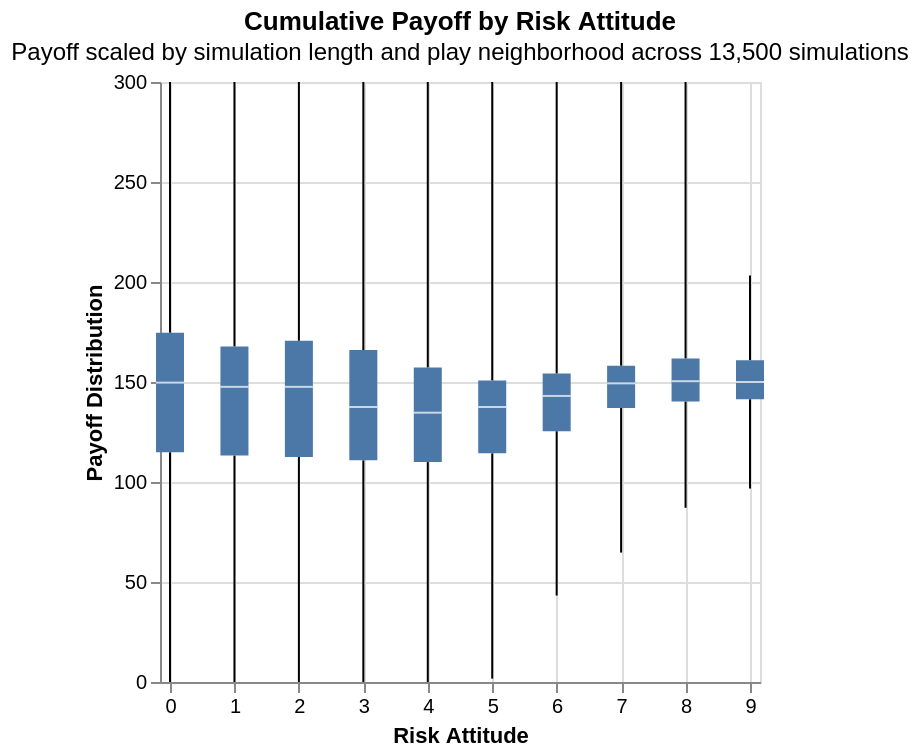

Notebook cell for this chart:
### Markdown cell above
Now plot scaled payoff distribution by risk attitude.

### Code cell
alt.data_transformers.enable("vegafusion")

payoffchart_title = alt.TitleParams(
    "Cumulative Payoff by Risk Attitude",
    subtitle=f"Payoff scaled by simulation length and play neighborhood across {num_simulation_runs:,} simulations"
)

cum_payoff_boxplot = alt.Chart(agents_last_round_df, title=payoffchart_title).mark_boxplot(extent='min-max').encode(
    x=alt.X("risk_attitude", title="Risk Attitude").scale(domain=[0, 9]),
    y=alt.X("scaled_points", title="Payoff Distribution"),
) 
cum_payoff_boxplot

### Figure 1 — Vega specification as saved in the notebook (floating-point values rounded to 4 significant figures)
{"$schema": "https://vega.github.io/schema/vega/v6.json", "data": [{"name": "source_0"}, {"name": "data_0", "values": [{"lower_box_scaled_points": 109.9, "lower_whisker_scaled_points": 0.0, "mid_box_scaled_points": 134.7, "risk_attitude": 4, "upper_box_scaled_points": 157.3, "upper_whisker_scaled_points": 300.0}, {"lower_box_scaled_points": 125.4, "lower_whisker_scaled_points": 43.22, "mid_box_scaled_points": 143.0, "risk_attitude": 6, "upper_box_scaled_points": 154.3, "upper_whisker_scaled_points": 300.0}, {"lower_box_scaled_points": 137.0, "lower_whisker_scaled_points": 64.71, "mid_box_scaled_points": 149.3, "risk_attitude": 7, "upper_box_scaled_points": 158.1, "upper_whisker_scaled_points": 300.0}, {"lower_box_scaled_points": 114.3, "lower_whisker_scaled_points": 1.695, "mid_box_scaled_points": 137.5, "risk_attitude": 5, "upper_box_scaled_points": 150.8, "upper_whisker_scaled_points": 300.0}, {"lower_box_scaled_points": 141.4, "lower_whisker_scaled_points": 96.77, "mid_box_scaled_points": 150.0, "risk_attitude": 9, "upper_box_scaled_points": 160.9, "upper_whisker_scaled_points": 203.2}, {"lower_box_scaled_points": 113.2, "lower_whisker_scaled_points": 0.0, "mid_box_scaled_points": 147.6, "risk_attitude": 1, "upper_box_scaled_points": 167.8, "upper_whisker_scaled_points": 300.0}, {"lower_box_scaled_points": 114.9, "lower_whisker_scaled_points": 0.0, "mid_box_scaled_points": 149.7, "risk_attitude": 0, "upper_box_scaled_points": 174.6, "upper_whisker_scaled_points": 300.0}, {"lower_box_scaled_points": 140.3, "lower_whisker_scaled_points": 87.1, "mid_box_scaled_points": 150.4, "risk_attitude": 8, "upper_box_scaled_points": 161.7, "upper_whisker_scaled_points": 300.0}, {"lower_box_scaled_points": 110.8, "lower_whisker_scaled_points": 0.0, "mid_box_scaled_points": 137.5, "risk_attitude": 3, "upper_box_scaled_points": 166.0, "upper_whisker_scaled_points": 300.0}, {"lower_box_scaled_points": 112.5, "lower_whisker_scaled_points": 0.0, "mid_box_scaled_points": 147.6, "risk_attitude": 2, "upper_box_scaled_points": 170.6, "upper_whisker_scaled_points": 300.0}]}, {"name": "data_1", "values": [{"lower_box_scaled_points": 109.9, "lower_whisker_scaled_points": 0.0, "mid_box_scaled_points": 134.7, "risk_attitude": 4, "upper_box_scaled_points": 157.3, "upper_whisker_scaled_points": 300.0}, {"lower_box_scaled_points": 125.4, "lower_whisker_scaled_points": 43.22, "mid_box_scaled_points": 143.0, "risk_attitude": 6, "upper_box_scaled_points": 154.3, "upper_whisker_scaled_points": 300.0}, {"lower_box_scaled_points": 137.0, "lower_whisker_scaled_points": 64.71, "mid_box_scaled_points": 149.3, "risk_attitude": 7, "upper_box_scaled_points": 158.1, "upper_whisker_scaled_points": 300.0}, {"lower_box_scaled_points": 114.3, "lower_whisker_scaled_points": 1.695, "mid_box_scaled_points": 137.5, "risk_attitude": 5, "upper_box_scaled_points": 150.8, "upper_whisker_scaled_points": 300.0}, {"lower_box_scaled_points": 141.4, "lower_whisker_scaled_points": 96.77, "mid_box_scaled_points": 150.0, "risk_attitude": 9, "upper_box_scaled_points": 160.9, "upper_whisker_scaled_points": 203.2}, {"lower_box_scaled_points": 113.2, "lower_whisker_scaled_points": 0.0, "mid_box_scaled_points": 147.6, "risk_attitude": 1, "upper_box_scaled_points": 167.8, "upper_whisker_scaled_points": 300.0}, {"lower_box_scaled_points": 114.9, "lower_whisker_scaled_points": 0.0, "mid_box_scaled_points": 149.7, "risk_attitude": 0, "upper_box_scaled_points": 174.6, "upper_whisker_scaled_points": 300.0}, {"lower_box_scaled_points": 140.3, "lower_whisker_scaled_points": 87.1, "mid_box_scaled_points": 150.4, "risk_attitude": 8, "upper_box_scaled_points": 161.7, "upper_whisker_scaled_points": 300.0}, {"lower_box_scaled_points": 110.8, "lower_whisker_scaled_points": 0.0, "mid_box_scaled_points": 137.5, "risk_attitude": 3, "upper_box_scaled_points": 166.0, "upper_whisker_scaled_points": 300.0}, {"lower_box_scaled_points": 112.5, "lower_whisker_scaled_points": 0.0, "mid_box_scaled_points": 147.6, "risk_attitude": 2, "upper_box_scaled_points": 170.6, "upper_whisker_scaled_points": 300.0}]}, {"name": "data_2", "values": [{"lower_box_scaled_points": 109.9, "lower_whisker_scaled_points": 0.0, "mid_box_scaled_points": 134.7, "risk_attitude": 4, "upper_box_scaled_points": 157.3, "upper_whisker_scaled_points": 300.0}, {"lower_box_scaled_points": 125.4, "lower_whisker_scaled_points": 43.22, "mid_box_scaled_points": 143.0, "risk_attitude": 6, "upper_box_scaled_points": 154.3, "upper_whisker_scaled_points": 300.0}, {"lower_box_scaled_points": 137.0, "lower_whisker_scaled_points": 64.71, "mid_box_scaled_points": 149.3, "risk_attitude": 7, "upper_box_scaled_points": 158.1, "upper_whisker_scaled_points": 300.0}, {"lower_box_scaled_points": 114.3, "lower_whisker_scaled_points": 1.695, "mid_box_scaled_points": 137.5, "risk_attitude": 5, "upper_box_scaled_points": 150.8, "upper_whisker_scaled_points": 300.0}, {"lower_box_scaled_points": 141.4, "lower_whisker_scaled_points": 96.77, "mid_box_scaled_points": 150.0, "risk_attitude": 9, "upper_box_scaled_points": 160.9, "upper_whisker_scaled_points": 203.2}, {"lower_box_scaled_points": 113.2, "lower_whisker_scaled_points": 0.0, "mid_box_scaled_points": 147.6, "risk_attitude": 1, "upper_box_scaled_points": 167.8, "upper_whisker_scaled_points": 300.0}, {"lower_box_scaled_points": 114.9, "lower_whisker_scaled_points": 0.0, "mid_box_scaled_points": 149.7, "risk_attitude": 0, "upper_box_scaled_points": 174.6, "upper_whisker_scaled_points": 300.0}, {"lower_box_scaled_points": 140.3, "lower_whisker_scaled_points": 87.1, "mid_box_scaled_points": 150.4, "risk_attitude": 8, "upper_box_scaled_points": 161.7, "upper_whisker_scaled_points": 300.0}, {"lower_box_scaled_points": 110.8, "lower_whisker_scaled_points": 0.0, "mid_box_scaled_points": 137.5, "risk_attitude": 3, "upper_box_scaled_points": 166.0, "upper_whisker_scaled_points": 300.0}, {"lower_box_scaled_points": 112.5, "lower_whisker_scaled_points": 0.0, "mid_box_scaled_points": 147.6, "risk_attitude": 2, "upper_box_scaled_points": 170.6, "upper_whisker_scaled_points": 300.0}]}, {"name": "data_3", "values": [{"lower_box_scaled_points": 109.9, "lower_whisker_scaled_points": 0.0, "mid_box_scaled_points": 134.7, "risk_attitude": 4, "upper_box_scaled_points": 157.3, "upper_whisker_scaled_points": 300.0}, {"lower_box_scaled_points": 125.4, "lower_whisker_scaled_points": 43.22, "mid_box_scaled_points": 143.0, "risk_attitude": 6, "upper_box_scaled_points": 154.3, "upper_whisker_scaled_points": 300.0}, {"lower_box_scaled_points": 137.0, "lower_whisker_scaled_points": 64.71, "mid_box_scaled_points": 149.3, "risk_attitude": 7, "upper_box_scaled_points": 158.1, "upper_whisker_scaled_points": 300.0}, {"lower_box_scaled_points": 114.3, "lower_whisker_scaled_points": 1.695, "mid_box_scaled_points": 137.5, "risk_attitude": 5, "upper_box_scaled_points": 150.8, "upper_whisker_scaled_points": 300.0}, {"lower_box_scaled_points": 141.4, "lower_whisker_scaled_points": 96.77, "mid_box_scaled_points": 150.0, "risk_attitude": 9, "upper_box_scaled_points": 160.9, "upper_whisker_scaled_points": 203.2}, {"lower_box_scaled_points": 113.2, "lower_whisker_scaled_points": 0.0, "mid_box_scaled_points": 147.6, "risk_attitude": 1, "upper_box_scaled_points": 167.8, "upper_whisker_scaled_points": 300.0}, {"lower_box_scaled_points": 114.9, "lower_whisker_scaled_points": 0.0, "mid_box_scaled_points": 149.7, "risk_attitude": 0, "upper_box_scaled_points": 174.6, "upper_whisker_scaled_points": 300.0}, {"lower_box_scaled_points": 140.3, "lower_whisker_scaled_points": 87.1, "mid_box_scaled_points": 150.4, "risk_attitude": 8, "upper_box_scaled_points": 161.7, "upper_whisker_scaled_points": 300.0}, {"lower_box_scaled_points": 110.8, "lower_whisker_scaled_points": 0.0, "mid_box_scaled_points": 137.5, "risk_attitude": 3, "upper_box_scaled_points": 166.0, "upper_whisker_scaled_points": 300.0}, {"lower_box_scaled_points": 112.5, "lower_whisker_scaled_points": 0.0, "mid_box_scaled_points": 147.6, "risk_attitude": 2, "upper_box_scaled_points": 170.6, "upper_whisker_scaled_points": 300.0}]}], "marks": [{"type": "rule", "name": "layer_0_marks", "from": {"data": "data_0"}, "encode": {"update": {"y2": {"field": "lower_box_scaled_points", "scale": "y"}, "x": {"field": "risk_attitude", "scale": "x"}, "stroke": {"value": "black"}, "y": {"field": "lower_whisker_scaled_points", "scale": "y"}, "tooltip": {"signal": "{\"Max of Payoff Distribution\": format(datum[\"upper_whisker_scaled_points\"], \"\"), \"Q3 of Payoff Distribution\": format(datum[\"upper_box_scaled_points\"], \"\"), \"Median of Payoff Distribution\": format(datum[\"mid_box_scaled_points\"], \"\"), \"Q1 of Payoff Distribution\": format(datum[\"lower_box_scaled_points\"], \"\"), \"Min of Payoff Distribution\": format(datum[\"lower_whisker_scaled_points\"], \"\"), \"Risk Attitude\": format(datum[\"risk_attitude\"], \"\")}"}}}, "style": ["rule", "boxplot-rule"], "aria": false}, {"type": "rule", "name": "layer_1_marks", "from": {"data": "data_1"}, "encode": {"update": {"stroke": {"value": "black"}, "tooltip": {"signal": "{\"Max of Payoff Distribution\": format(datum[\"upper_whisker_scaled_points\"], \"\"), \"Q3 of Payoff Distribution\": format(datum[\"upper_box_scaled_points\"], \"\"), \"Median of Payoff Distribution\": format(datum[\"mid_box_scaled_points\"], \"\"), \"Q1 of Payoff Distribution\": format(datum[\"lower_box_scaled_points\"], \"\"), \"Min of Payoff Distribution\": format(datum[\"lower_whisker_scaled_points\"], \"\"), \"Risk Attitude\": format(datum[\"risk_attitude\"], \"\")}"}, "y2": {"field": "upper_whisker_scaled_points", "scale": "y"}, "x": {"field": "risk_attitude", "scale": "x"}, "y": {"field": "upper_box_scaled_points", "scale": "y"}}}, "style": ["rule", "boxplot-rule"], "aria": false}, {"type": "rect", "name": "layer_2_marks", "from": {"data": "data_2"}, "encode": {"update": {"width": {"value": 14}, "fill": {"value": "#4c78a8"}, "y": {"field": "lower_box_scaled_points", "scale": "y"}, "y2": {"field": "upper_box_scaled_points", "scale": "y"}, "tooltip": {"signal": "{\"Max of Payoff Distribution\": format(datum[\"upper_whisker_scaled_points\"], \"\"), \"Q3 of Payoff Distribution\": format(datum[\"upper_box_scaled_points\"], \"\"), \"Median of Payoff Distribution\": format(datum[\"mid_box_scaled_points\"], \"\"), \"Q1 of Payoff Distribution\": format(datum[\"lower_box_scaled_points\"], \"\"), \"Min of Payoff Distribution\": format(datum[\"lower_whisker_scaled_points\"], \"\"), \"Risk Attitude\": format(datum[\"risk_attitude\"], \"\")}"}, "xc": {"field": "risk_attitude", "scale": "x"}}}, "style": ["bar", "boxplot-box"]}, {"type": "rect", "name": "layer_3_marks", "from": {"data": "data_3"}, "encode": {"update": {"yc": {"field": "mid_box_scaled_points", "scale": "y"}, "xc": {"field": "risk_attitude", "scale": "x"}, "fill": [{"value": "#4c78a8", "test": "datum['lower_box_scaled_points'] >= datum['upper_box_scaled_points']"}, {"value": "white"}], "width": {"value": 14}, "height": {"value": 1}, "tooltip": {"signal": "{\"Max of Payoff Distribution\": format(datum[\"upper_whisker_scaled_points\"], \"\"), \"Q3 of Payoff Distribution\": format(datum[\"upper_box_scaled_points\"], \"\"), \"Median of Payoff Distribution\": format(datum[\"mid_box_scaled_points\"], \"\"), \"Q1 of Payoff Distribution\": format(datum[\"lower_box_scaled_points\"], \"\"), \"Min of Payoff Distribution\": format(datum[\"lower_whisker_scaled_points\"], \"\"), \"Risk Attitude\": format(datum[\"risk_attitude\"], \"\")}"}, "opacity": {"value": 0.7}}}, "aria": false, "style": ["tick", "boxplot-median"]}], "scales": [{"name": "x", "type": "linear", "domain": [0, 9], "range": [0, {"signal": "width"}], "zero": true, "padding": 5}, {"name": "y", "type": "linear", "domain": {"fields": [{"data": "data_0", "field": "lower_whisker_scaled_points"}, {"data": "data_0", "field": "lower_box_scaled_points"}, {"data": "data_1", "field": "upper_box_scaled_points"}, {"data": "data_1", "field": "upper_whisker_scaled_points"}, {"data": "data_2", "field": "lower_box_scaled_points"}, {"data": "data_2", "field": "upper_box_scaled_points"}, {"data": "data_3", "field": "mid_box_scaled_points"}]}, "range": [{"signal": "height"}, 0], "zero": true, "nice": true}], "axes": [{"scale": "x", "labels": false, "grid": true, "gridScale": "y", "aria": false, "zindex": 0, "orient": "bottom", "domain": false, "minExtent": 0, "ticks": false, "tickCount": {"signal": "ceil(width/40)"}, "maxExtent": 0}, {"scale": "y", "zindex": 0, "gridScale": "x", "tickCount": {"signal": "ceil(height/40)"}, "orient": "left", "labels": false, "minExtent": 0, "ticks": false, "domain": false, "grid": true, "maxExtent": 0, "aria": false}, {"scale": "x", "title": "Risk Attitude", "labelFlush": true, "orient": "bottom", "grid": false, "labelOverlap": true, "tickCount": {"signal": "ceil(width/40)"}, "zindex": 0}, {"scale": "y", "grid": false, "zindex": 0, "orient": "left", "title": "Payoff Distribution", "tickCount": {"signal": "ceil(height/40)"}, "labelOverlap": true}], "title": {"text": "Cumulative Payoff by Risk Attitude", "frame": "group", "subtitle": "Payoff scaled by simulation length and play neighborhood across 13,500 simulations"}, "padding": 5, "background": "white", "height": 300, "width": 300, "style": "cell"}
